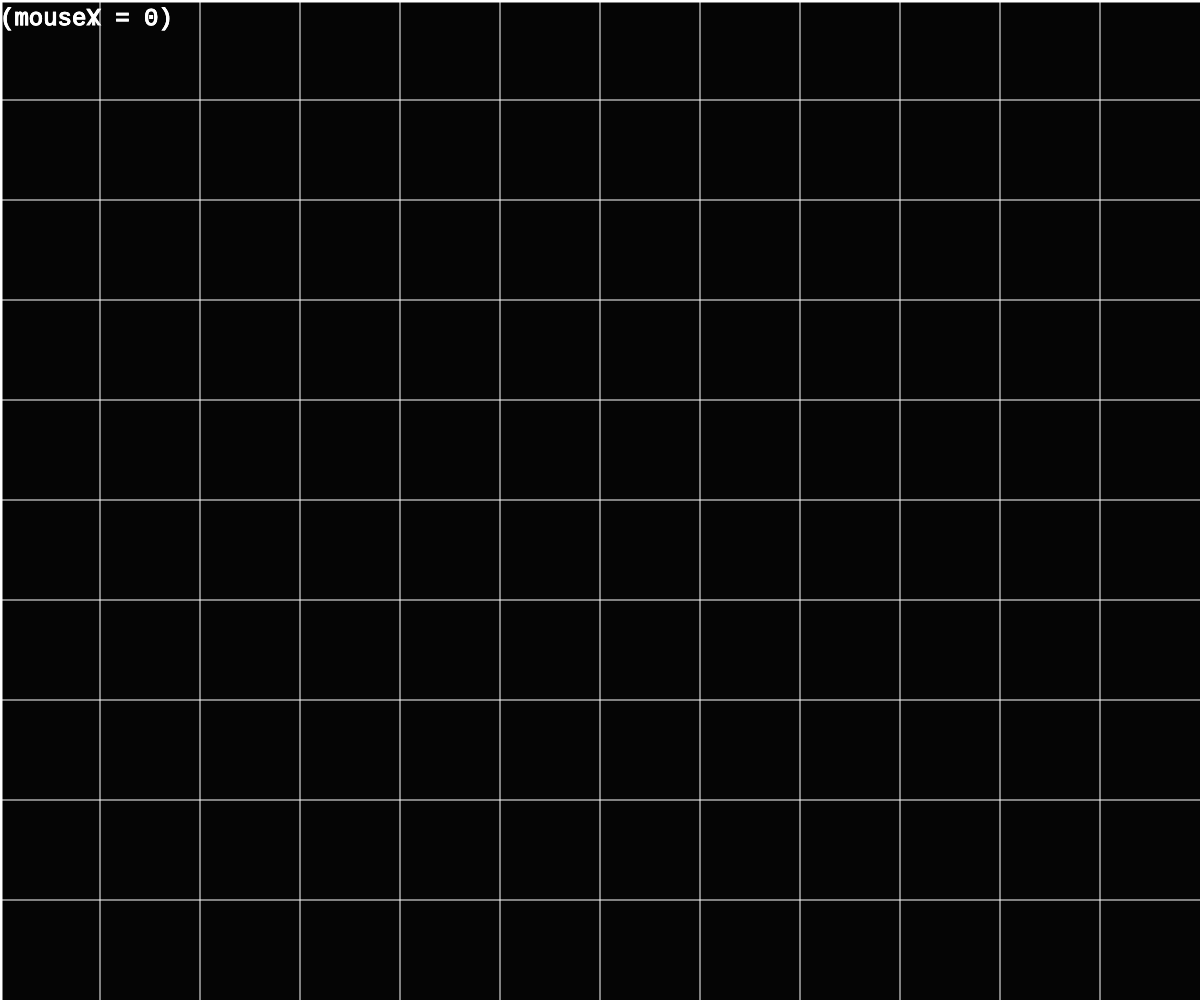
Frame 1 (no input)
Frame 60 (no input): identical to frame 1, image omitted
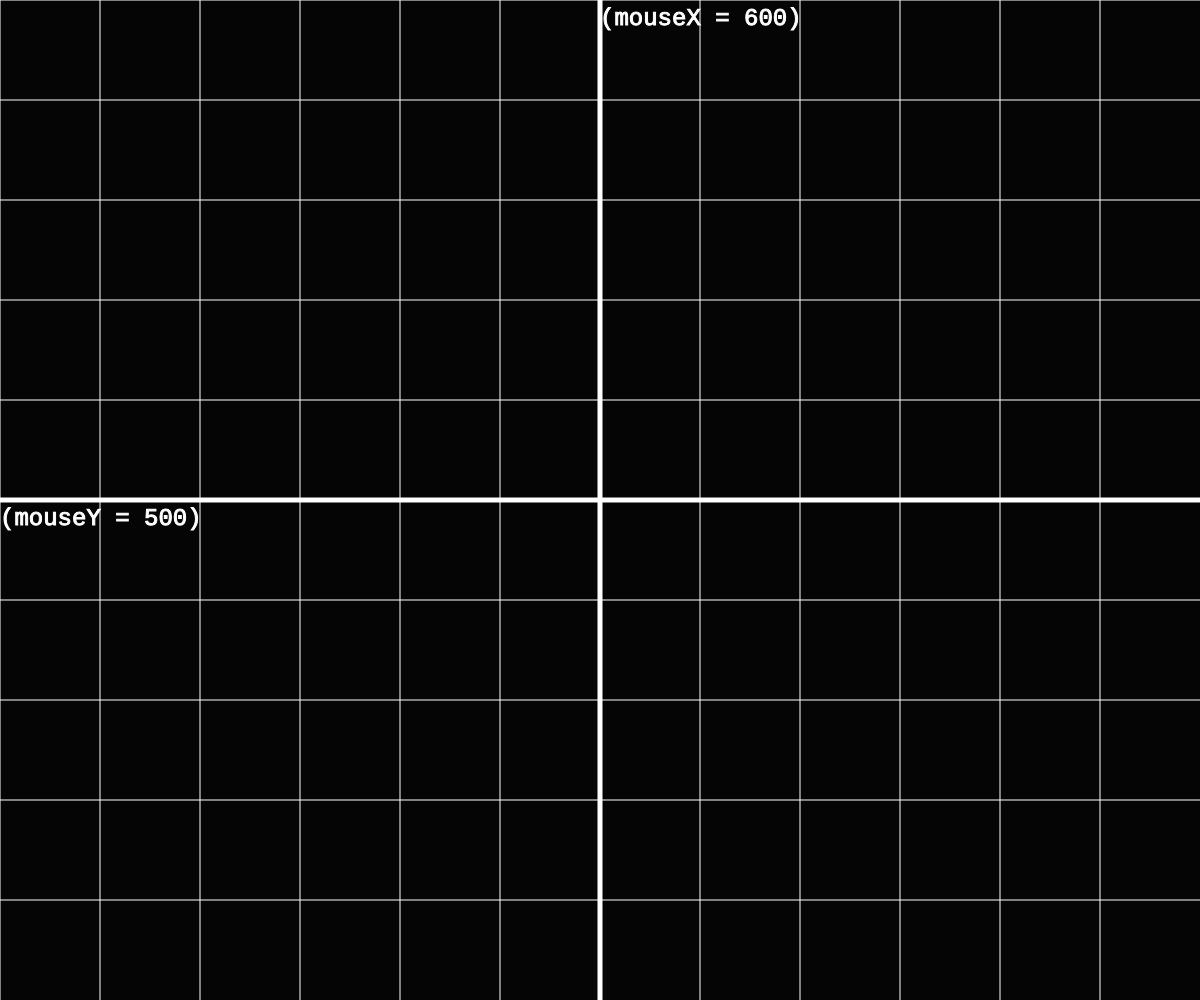
Frame 120 (the mouse pressed at the canvas centre since frame 60)

The p5.js sketch that drew these frames (run headless with seeded random() and noise() and a simulated clock; from frame 60 on, the mouse is pressed at the canvas centre):

// p5.js sketch
// ── sketch.js
function setup() {
  createCanvas(windowWidth, windowHeight);

textSize(24);
textFont('Courier New');
textAlign(CENTER);
}

function draw() {
  background(5);
stroke(255);
fill(255);
strokeWeight(5);

line(mouseX, 0, mouseX, height);
line(0, mouseY, width, mouseY);

strokeWeight(1);
textAlign(LEFT);

text("(mouseX = " + mouseX + ")" , mouseX, 25);
text("(mouseY = " + mouseY + ")" , 0, mouseY + 25);

// text(("(x = " + mouseX + ")" ), mouseX + 10, mouseY - 20);
// text(("(y = " + mouseY + ")" ), mouseX + 10, mouseY + 35);


for(i=0;i<width;i += 100){
line(i, 0, i, height);
}

for(i=0;i<height;i += 100){
line(0, i, width, i);
}

}
